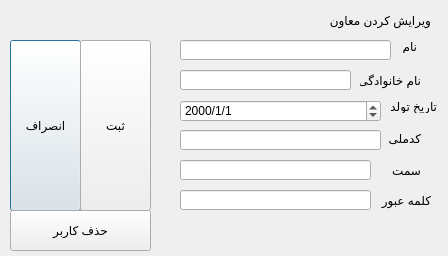
<?xml version="1.0" encoding="UTF-8"?>
<ui version="4.0">
 <class>Dialog</class>
 <widget class="QDialog" name="Dialog">
  <property name="geometry">
   <rect>
    <x>0</x>
    <y>0</y>
    <width>448</width>
    <height>256</height>
   </rect>
  </property>
  <property name="windowTitle">
   <string>Dialog</string>
  </property>
  <widget class="QPushButton" name="back">
   <property name="geometry">
    <rect>
     <x>10</x>
     <y>40</y>
     <width>71</width>
     <height>171</height>
    </rect>
   </property>
   <property name="text">
    <string>انصراف</string>
   </property>
  </widget>
  <widget class="QLabel" name="label_4">
   <property name="geometry">
    <rect>
     <x>390</x>
     <y>160</y>
     <width>31</width>
     <height>20</height>
    </rect>
   </property>
   <property name="text">
    <string>سمت</string>
   </property>
  </widget>
  <widget class="QPushButton" name="submit">
   <property name="geometry">
    <rect>
     <x>80</x>
     <y>40</y>
     <width>71</width>
     <height>171</height>
    </rect>
   </property>
   <property name="text">
    <string>ثبت</string>
   </property>
  </widget>
  <widget class="QLabel" name="label_6">
   <property name="geometry">
    <rect>
     <x>390</x>
     <y>100</y>
     <width>47</width>
     <height>13</height>
    </rect>
   </property>
   <property name="text">
    <string>تاریخ تولد</string>
   </property>
  </widget>
  <widget class="QLineEdit" name="family">
   <property name="geometry">
    <rect>
     <x>180</x>
     <y>70</y>
     <width>171</width>
     <height>20</height>
    </rect>
   </property>
   <property name="text">
    <string/>
   </property>
  </widget>
  <widget class="QLabel" name="label">
   <property name="geometry">
    <rect>
     <x>310</x>
     <y>10</y>
     <width>121</width>
     <height>20</height>
    </rect>
   </property>
   <property name="text">
    <string>ویرایش کردن معاون</string>
   </property>
  </widget>
  <widget class="QLineEdit" name="name">
   <property name="geometry">
    <rect>
     <x>180</x>
     <y>40</y>
     <width>211</width>
     <height>20</height>
    </rect>
   </property>
   <property name="text">
    <string/>
   </property>
  </widget>
  <widget class="QLabel" name="label_3">
   <property name="geometry">
    <rect>
     <x>360</x>
     <y>70</y>
     <width>61</width>
     <height>20</height>
    </rect>
   </property>
   <property name="text">
    <string>نام خانوادگی</string>
   </property>
  </widget>
  <widget class="QLabel" name="label_5">
   <property name="geometry">
    <rect>
     <x>380</x>
     <y>130</y>
     <width>41</width>
     <height>16</height>
    </rect>
   </property>
   <property name="text">
    <string>کدملی</string>
   </property>
  </widget>
  <widget class="QLineEdit" name="code">
   <property name="geometry">
    <rect>
     <x>180</x>
     <y>130</y>
     <width>201</width>
     <height>20</height>
    </rect>
   </property>
   <property name="text">
    <string/>
   </property>
  </widget>
  <widget class="QLabel" name="label_2">
   <property name="geometry">
    <rect>
     <x>370</x>
     <y>40</y>
     <width>47</width>
     <height>13</height>
    </rect>
   </property>
   <property name="text">
    <string>نام</string>
   </property>
  </widget>
  <widget class="QLineEdit" name="duty">
   <property name="geometry">
    <rect>
     <x>180</x>
     <y>160</y>
     <width>191</width>
     <height>20</height>
    </rect>
   </property>
   <property name="text">
    <string/>
   </property>
  </widget>
  <widget class="QLabel" name="label_7">
   <property name="geometry">
    <rect>
     <x>370</x>
     <y>190</y>
     <width>61</width>
     <height>20</height>
    </rect>
   </property>
   <property name="text">
    <string>کلمه عبور</string>
   </property>
  </widget>
  <widget class="QDateEdit" name="date">
   <property name="geometry">
    <rect>
     <x>180</x>
     <y>100</y>
     <width>201</width>
     <height>22</height>
    </rect>
   </property>
   <property name="alignment">
    <set>Qt::AlignLeading|Qt::AlignLeft|Qt::AlignVCenter</set>
   </property>
   <property name="displayFormat">
    <string>yyyy/M/d</string>
   </property>
  </widget>
  <widget class="QLineEdit" name="password">
   <property name="geometry">
    <rect>
     <x>180</x>
     <y>190</y>
     <width>191</width>
     <height>20</height>
    </rect>
   </property>
   <property name="text">
    <string/>
   </property>
  </widget>
  <widget class="QPushButton" name="rem">
   <property name="geometry">
    <rect>
     <x>10</x>
     <y>210</y>
     <width>141</width>
     <height>41</height>
    </rect>
   </property>
   <property name="text">
    <string>حذف کاربر</string>
   </property>
  </widget>
 </widget>
 <resources/>
 <connections/>
</ui>
